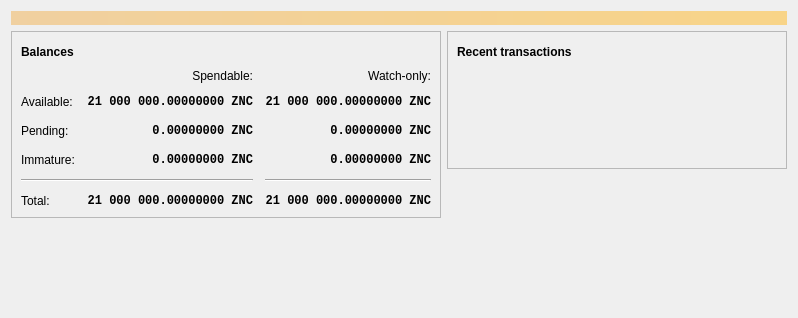
<?xml version="1.0" encoding="UTF-8"?>
<ui version="4.0">
 <class>OverviewPage</class>
 <widget class="QWidget" name="OverviewPage">
  <property name="geometry">
   <rect>
    <x>0</x>
    <y>0</y>
    <width>798</width>
    <height>318</height>
   </rect>
  </property>
  <property name="windowTitle">
   <string>Form</string>
  </property>
  <layout class="QVBoxLayout" name="topLayout">
   <item>
    <widget class="QLabel" name="labelAlerts">
     <property name="visible">
      <bool>false</bool>
     </property>
     <property name="styleSheet">
      <string notr="true">QLabel { background-color: qlineargradient(x1: 0, y1: 0, x2: 1, y2: 0, stop:0 #F0D0A0, stop:1 #F8D488); color:#000000; }</string>
     </property>
     <property name="wordWrap">
      <bool>true</bool>
     </property>
     <property name="margin">
      <number>3</number>
     </property>
     <property name="textInteractionFlags">
      <set>Qt::TextSelectableByMouse</set>
     </property>
    </widget>
   </item>
   <item>
    <layout class="QHBoxLayout" name="horizontalLayout" stretch="1,1">
     <item>
      <layout class="QVBoxLayout" name="verticalLayout_2">
       <item>
        <widget class="QFrame" name="frame">
         <property name="frameShape">
          <enum>QFrame::StyledPanel</enum>
         </property>
         <property name="frameShadow">
          <enum>QFrame::Raised</enum>
         </property>
         <layout class="QVBoxLayout" name="verticalLayout_4">
          <item>
           <layout class="QHBoxLayout" name="horizontalLayout_4">
            <item>
             <widget class="QLabel" name="label_5">
              <property name="font">
               <font>
                <weight>75</weight>
                <bold>true</bold>
               </font>
              </property>
              <property name="text">
               <string>Balances</string>
              </property>
             </widget>
            </item>
            <item>
             <widget class="QPushButton" name="labelWalletStatus">
              <property name="enabled">
               <bool>true</bool>
              </property>
              <property name="maximumSize">
               <size>
                <width>30</width>
                <height>16777215</height>
               </size>
              </property>
              <property name="toolTip">
               <string>The displayed information may be out of date. Your wallet automatically synchronizes with the Zenacoin network after a connection is established, but this process has not completed yet.</string>
              </property>
              <property name="text">
               <string/>
              </property>
              <property name="icon">
               <iconset resource="../zenacoin.qrc">
                <normaloff>:/icons/warning</normaloff>
                <disabledoff>:/icons/warning</disabledoff>:/icons/warning</iconset>
              </property>
              <property name="iconSize">
               <size>
                <width>24</width>
                <height>24</height>
               </size>
              </property>
              <property name="flat">
               <bool>true</bool>
              </property>
             </widget>
            </item>
            <item>
             <spacer name="horizontalSpacer_3">
              <property name="orientation">
               <enum>Qt::Horizontal</enum>
              </property>
              <property name="sizeHint" stdset="0">
               <size>
                <width>40</width>
                <height>20</height>
               </size>
              </property>
             </spacer>
            </item>
           </layout>
          </item>
          <item>
           <layout class="QGridLayout" name="gridLayout">
            <property name="spacing">
             <number>12</number>
            </property>
            <item row="2" column="2">
             <widget class="QLabel" name="labelWatchPending">
              <property name="font">
               <font>
                <family>Monospace</family>
                <weight>75</weight>
                <bold>true</bold>
               </font>
              </property>
              <property name="cursor">
               <cursorShape>IBeamCursor</cursorShape>
              </property>
              <property name="toolTip">
               <string>Unconfirmed transactions to watch-only addresses</string>
              </property>
              <property name="text">
               <string notr="true">0.00000000 ZNC</string>
              </property>
              <property name="alignment">
               <set>Qt::AlignRight|Qt::AlignTrailing|Qt::AlignVCenter</set>
              </property>
              <property name="textInteractionFlags">
               <set>Qt::LinksAccessibleByMouse|Qt::TextSelectableByKeyboard|Qt::TextSelectableByMouse</set>
              </property>
             </widget>
            </item>
            <item row="2" column="1">
             <widget class="QLabel" name="labelUnconfirmed">
              <property name="font">
               <font>
                <family>Monospace</family>
                <weight>75</weight>
                <bold>true</bold>
               </font>
              </property>
              <property name="cursor">
               <cursorShape>IBeamCursor</cursorShape>
              </property>
              <property name="toolTip">
               <string>Total of transactions that have yet to be confirmed, and do not yet count toward the spendable balance</string>
              </property>
              <property name="text">
               <string notr="true">0.00000000 ZNC</string>
              </property>
              <property name="alignment">
               <set>Qt::AlignRight|Qt::AlignTrailing|Qt::AlignVCenter</set>
              </property>
              <property name="textInteractionFlags">
               <set>Qt::LinksAccessibleByMouse|Qt::TextSelectableByKeyboard|Qt::TextSelectableByMouse</set>
              </property>
             </widget>
            </item>
            <item row="3" column="2">
             <widget class="QLabel" name="labelWatchImmature">
              <property name="font">
               <font>
                <family>Monospace</family>
                <weight>75</weight>
                <bold>true</bold>
               </font>
              </property>
              <property name="cursor">
               <cursorShape>IBeamCursor</cursorShape>
              </property>
              <property name="toolTip">
               <string>Mined balance in watch-only addresses that has not yet matured</string>
              </property>
              <property name="text">
               <string notr="true">0.00000000 ZNC</string>
              </property>
              <property name="alignment">
               <set>Qt::AlignRight|Qt::AlignTrailing|Qt::AlignVCenter</set>
              </property>
              <property name="textInteractionFlags">
               <set>Qt::LinksAccessibleByMouse|Qt::TextSelectableByKeyboard|Qt::TextSelectableByMouse</set>
              </property>
             </widget>
            </item>
            <item row="4" column="0" colspan="2">
             <widget class="Line" name="line">
              <property name="orientation">
               <enum>Qt::Horizontal</enum>
              </property>
             </widget>
            </item>
            <item row="4" column="2">
             <widget class="Line" name="lineWatchBalance">
              <property name="sizePolicy">
               <sizepolicy hsizetype="Preferred" vsizetype="Fixed">
                <horstretch>0</horstretch>
                <verstretch>0</verstretch>
               </sizepolicy>
              </property>
              <property name="minimumSize">
               <size>
                <width>140</width>
                <height>0</height>
               </size>
              </property>
              <property name="orientation">
               <enum>Qt::Horizontal</enum>
              </property>
             </widget>
            </item>
            <item row="5" column="0">
             <widget class="QLabel" name="labelTotalText">
              <property name="text">
               <string>Total:</string>
              </property>
             </widget>
            </item>
            <item row="3" column="1">
             <widget class="QLabel" name="labelImmature">
              <property name="font">
               <font>
                <family>Monospace</family>
                <weight>75</weight>
                <bold>true</bold>
               </font>
              </property>
              <property name="cursor">
               <cursorShape>IBeamCursor</cursorShape>
              </property>
              <property name="toolTip">
               <string>Mined balance that has not yet matured</string>
              </property>
              <property name="text">
               <string notr="true">0.00000000 ZNC</string>
              </property>
              <property name="alignment">
               <set>Qt::AlignRight|Qt::AlignTrailing|Qt::AlignVCenter</set>
              </property>
              <property name="textInteractionFlags">
               <set>Qt::LinksAccessibleByMouse|Qt::TextSelectableByKeyboard|Qt::TextSelectableByMouse</set>
              </property>
             </widget>
            </item>
            <item row="2" column="3">
             <spacer name="horizontalSpacer_2">
              <property name="orientation">
               <enum>Qt::Horizontal</enum>
              </property>
              <property name="sizeHint" stdset="0">
               <size>
                <width>40</width>
                <height>20</height>
               </size>
              </property>
             </spacer>
            </item>
            <item row="3" column="0">
             <widget class="QLabel" name="labelImmatureText">
              <property name="text">
               <string>Immature:</string>
              </property>
             </widget>
            </item>
            <item row="5" column="1">
             <widget class="QLabel" name="labelTotal">
              <property name="font">
               <font>
                <family>Monospace</family>
                <weight>75</weight>
                <bold>true</bold>
               </font>
              </property>
              <property name="cursor">
               <cursorShape>IBeamCursor</cursorShape>
              </property>
              <property name="toolTip">
               <string>Your current total balance</string>
              </property>
              <property name="text">
               <string notr="true">21 000 000.00000000 ZNC</string>
              </property>
              <property name="alignment">
               <set>Qt::AlignRight|Qt::AlignTrailing|Qt::AlignVCenter</set>
              </property>
              <property name="textInteractionFlags">
               <set>Qt::LinksAccessibleByMouse|Qt::TextSelectableByKeyboard|Qt::TextSelectableByMouse</set>
              </property>
             </widget>
            </item>
            <item row="5" column="2">
             <widget class="QLabel" name="labelWatchTotal">
              <property name="font">
               <font>
                <family>Monospace</family>
                <weight>75</weight>
                <bold>true</bold>
               </font>
              </property>
              <property name="cursor">
               <cursorShape>IBeamCursor</cursorShape>
              </property>
              <property name="toolTip">
               <string>Current total balance in watch-only addresses</string>
              </property>
              <property name="text">
               <string notr="true">21 000 000.00000000 ZNC</string>
              </property>
              <property name="alignment">
               <set>Qt::AlignRight|Qt::AlignTrailing|Qt::AlignVCenter</set>
              </property>
              <property name="textInteractionFlags">
               <set>Qt::LinksAccessibleByMouse|Qt::TextSelectableByKeyboard|Qt::TextSelectableByMouse</set>
              </property>
             </widget>
            </item>
            <item row="0" column="2">
             <widget class="QLabel" name="labelWatchonly">
              <property name="text">
               <string>Watch-only:</string>
              </property>
              <property name="alignment">
               <set>Qt::AlignRight|Qt::AlignTrailing|Qt::AlignVCenter</set>
              </property>
             </widget>
            </item>
            <item row="1" column="0">
             <widget class="QLabel" name="labelBalanceText">
              <property name="text">
               <string>Available:</string>
              </property>
             </widget>
            </item>
            <item row="1" column="1">
             <widget class="QLabel" name="labelBalance">
              <property name="font">
               <font>
                <family>Monospace</family>
                <weight>75</weight>
                <bold>true</bold>
               </font>
              </property>
              <property name="cursor">
               <cursorShape>IBeamCursor</cursorShape>
              </property>
              <property name="toolTip">
               <string>Your current spendable balance</string>
              </property>
              <property name="text">
               <string notr="true">21 000 000.00000000 ZNC</string>
              </property>
              <property name="alignment">
               <set>Qt::AlignRight|Qt::AlignTrailing|Qt::AlignVCenter</set>
              </property>
              <property name="textInteractionFlags">
               <set>Qt::LinksAccessibleByMouse|Qt::TextSelectableByKeyboard|Qt::TextSelectableByMouse</set>
              </property>
             </widget>
            </item>
            <item row="1" column="2">
             <widget class="QLabel" name="labelWatchAvailable">
              <property name="font">
               <font>
                <family>Monospace</family>
                <weight>75</weight>
                <bold>true</bold>
               </font>
              </property>
              <property name="cursor">
               <cursorShape>IBeamCursor</cursorShape>
              </property>
              <property name="toolTip">
               <string>Your current balance in watch-only addresses</string>
              </property>
              <property name="text">
               <string notr="true">21 000 000.00000000 ZNC</string>
              </property>
              <property name="alignment">
               <set>Qt::AlignRight|Qt::AlignTrailing|Qt::AlignVCenter</set>
              </property>
              <property name="textInteractionFlags">
               <set>Qt::LinksAccessibleByMouse|Qt::TextSelectableByKeyboard|Qt::TextSelectableByMouse</set>
              </property>
             </widget>
            </item>
            <item row="2" column="0">
             <widget class="QLabel" name="labelPendingText">
              <property name="text">
               <string>Pending:</string>
              </property>
             </widget>
            </item>
            <item row="0" column="1">
             <widget class="QLabel" name="labelSpendable">
              <property name="text">
               <string>Spendable:</string>
              </property>
              <property name="alignment">
               <set>Qt::AlignRight|Qt::AlignTrailing|Qt::AlignVCenter</set>
              </property>
             </widget>
            </item>
           </layout>
          </item>
         </layout>
        </widget>
       </item>
       <item>
        <spacer name="verticalSpacer">
         <property name="orientation">
          <enum>Qt::Vertical</enum>
         </property>
         <property name="sizeHint" stdset="0">
          <size>
           <width>20</width>
           <height>40</height>
          </size>
         </property>
        </spacer>
       </item>
      </layout>
     </item>
     <item>
      <layout class="QVBoxLayout" name="verticalLayout_3">
       <item>
        <widget class="QFrame" name="frame_2">
         <property name="frameShape">
          <enum>QFrame::StyledPanel</enum>
         </property>
         <property name="frameShadow">
          <enum>QFrame::Raised</enum>
         </property>
         <layout class="QVBoxLayout" name="verticalLayout">
          <item>
           <layout class="QHBoxLayout" name="horizontalLayout_2">
            <item>
             <widget class="QLabel" name="label_4">
              <property name="font">
               <font>
                <weight>75</weight>
                <bold>true</bold>
               </font>
              </property>
              <property name="text">
               <string>Recent transactions</string>
              </property>
             </widget>
            </item>
            <item>
             <widget class="QPushButton" name="labelTransactionsStatus">
              <property name="enabled">
               <bool>true</bool>
              </property>
              <property name="maximumSize">
               <size>
                <width>30</width>
                <height>16777215</height>
               </size>
              </property>
              <property name="toolTip">
               <string>The displayed information may be out of date. Your wallet automatically synchronizes with the Zenacoin network after a connection is established, but this process has not completed yet.</string>
              </property>
              <property name="text">
               <string/>
              </property>
              <property name="icon">
               <iconset resource="../zenacoin.qrc">
                <normaloff>:/icons/warning</normaloff>
                <disabledoff>:/icons/warning</disabledoff>:/icons/warning</iconset>
              </property>
              <property name="iconSize">
               <size>
                <width>24</width>
                <height>24</height>
               </size>
              </property>
              <property name="flat">
               <bool>true</bool>
              </property>
             </widget>
            </item>
            <item>
             <spacer name="horizontalSpacer">
              <property name="orientation">
               <enum>Qt::Horizontal</enum>
              </property>
              <property name="sizeHint" stdset="0">
               <size>
                <width>40</width>
                <height>20</height>
               </size>
              </property>
             </spacer>
            </item>
           </layout>
          </item>
          <item>
           <widget class="TransactionOverviewWidget" name="listTransactions">
            <property name="styleSheet">
             <string notr="true">QListView { background: transparent; }</string>
            </property>
            <property name="frameShape">
             <enum>QFrame::NoFrame</enum>
            </property>
            <property name="verticalScrollBarPolicy">
             <enum>Qt::ScrollBarAlwaysOff</enum>
            </property>
            <property name="horizontalScrollBarPolicy">
             <enum>Qt::ScrollBarAlwaysOff</enum>
            </property>
            <property name="sizeAdjustPolicy">
             <enum>QAbstractScrollArea::AdjustToContents</enum>
            </property>
            <property name="selectionMode">
             <enum>QAbstractItemView::NoSelection</enum>
            </property>
            <property name="uniformItemSizes">
             <bool>true</bool>
            </property>
           </widget>
          </item>
         </layout>
        </widget>
       </item>
       <item>
        <spacer name="verticalSpacer_2">
         <property name="orientation">
          <enum>Qt::Vertical</enum>
         </property>
         <property name="sizeHint" stdset="0">
          <size>
           <width>20</width>
           <height>40</height>
          </size>
         </property>
        </spacer>
       </item>
      </layout>
     </item>
    </layout>
   </item>
  </layout>
 </widget>
 <customwidgets>
  <customwidget>
   <class>TransactionOverviewWidget</class>
   <extends>QListView</extends>
   <header>qt/transactionoverviewwidget.h</header>
  </customwidget>
 </customwidgets>
 <resources/>
 <connections/>
</ui>
